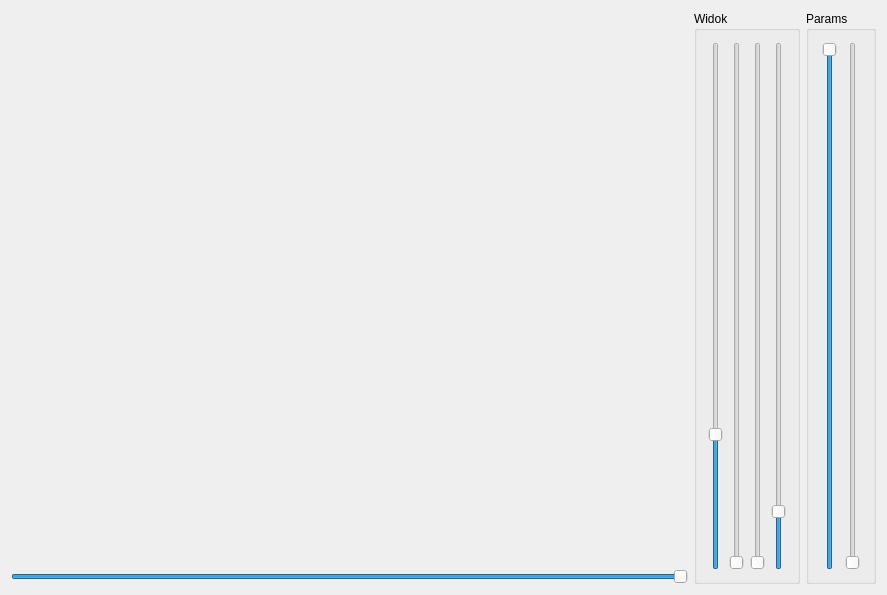
<?xml version="1.0" encoding="UTF-8"?>
<ui version="4.0">
 <class>MainWindow</class>
 <widget class="QMainWindow" name="MainWindow">
  <property name="geometry">
   <rect>
    <x>0</x>
    <y>0</y>
    <width>887</width>
    <height>595</height>
   </rect>
  </property>
  <property name="windowTitle">
   <string>MainWindow</string>
  </property>
  <widget class="QWidget" name="centralWidget">
   <layout class="QGridLayout" name="gridLayout">
    <item row="0" column="1" rowspan="2">
     <widget class="QGroupBox" name="groupBoxView">
      <property name="title">
       <string>Widok</string>
      </property>
      <layout class="QHBoxLayout" name="horizontalLayout">
       <item>
        <widget class="QSlider" name="verticalSliderRotX">
         <property name="maximum">
          <number>3600</number>
         </property>
         <property name="value">
          <number>900</number>
         </property>
         <property name="orientation">
          <enum>Qt::Vertical</enum>
         </property>
        </widget>
       </item>
       <item>
        <widget class="QSlider" name="verticalSliderRotY">
         <property name="maximum">
          <number>3600</number>
         </property>
         <property name="orientation">
          <enum>Qt::Vertical</enum>
         </property>
        </widget>
       </item>
       <item>
        <widget class="QSlider" name="verticalSliderRotZ">
         <property name="maximum">
          <number>3600</number>
         </property>
         <property name="orientation">
          <enum>Qt::Vertical</enum>
         </property>
        </widget>
       </item>
       <item>
        <widget class="QSlider" name="verticalSliderZoom">
         <property name="maximum">
          <number>1000</number>
         </property>
         <property name="value">
          <number>100</number>
         </property>
         <property name="orientation">
          <enum>Qt::Vertical</enum>
         </property>
        </widget>
       </item>
      </layout>
     </widget>
    </item>
    <item row="1" column="0">
     <widget class="QSlider" name="horizontalSlider">
      <property name="maximum">
       <number>500</number>
      </property>
      <property name="value">
       <number>500</number>
      </property>
      <property name="orientation">
       <enum>Qt::Horizontal</enum>
      </property>
     </widget>
    </item>
    <item row="0" column="0">
     <widget class="WidgetOpenGL" name="widgetOpenGL" native="true">
      <property name="minimumSize">
       <size>
        <width>200</width>
        <height>200</height>
       </size>
      </property>
     </widget>
    </item>
    <item row="0" column="4" rowspan="2">
     <widget class="QGroupBox" name="groupBoxVis">
      <property name="title">
       <string>Params</string>
      </property>
      <layout class="QHBoxLayout" name="horizontalLayout_2">
       <item>
        <widget class="QSlider" name="verticalSliderAlpha">
         <property name="maximum">
          <number>1000</number>
         </property>
         <property name="value">
          <number>1000</number>
         </property>
         <property name="orientation">
          <enum>Qt::Vertical</enum>
         </property>
        </widget>
       </item>
       <item>
        <widget class="QSlider" name="verticalSliderTreshold">
         <property name="maximum">
          <number>1000</number>
         </property>
         <property name="orientation">
          <enum>Qt::Vertical</enum>
         </property>
        </widget>
       </item>
      </layout>
     </widget>
    </item>
   </layout>
  </widget>
 </widget>
 <layoutdefault spacing="6" margin="11"/>
 <customwidgets>
  <customwidget>
   <class>WidgetOpenGL</class>
   <extends>QWidget</extends>
   <header location="global">widgetopengl.h</header>
   <container>1</container>
   <slots>
    <slot>v_transform()</slot>
   </slots>
  </customwidget>
 </customwidgets>
 <resources/>
 <connections/>
</ui>
